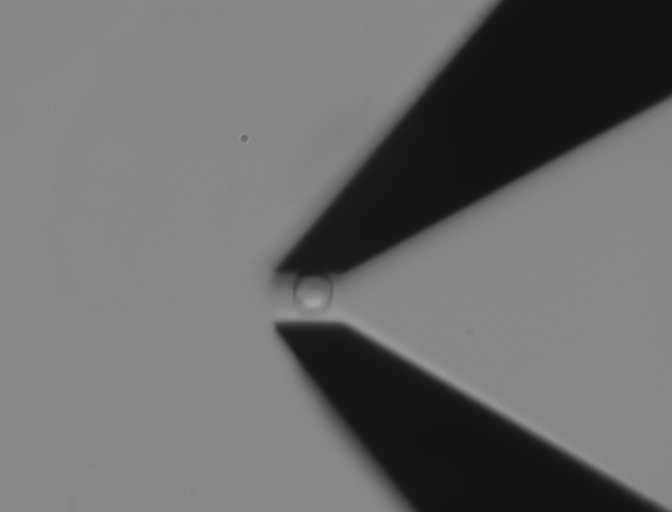
#> input picture data_/Snail/Snail_sample_1/before comp 14.6μm 1.tif, 1344 x 1024 px, found by its file name (shown at 1/2 size); its folder holds only this picture in this run
$ jupyter execute --allow-errors model_train.ipynb
#> lines starting #> are read from the running program, lines starting #| are printed output that depends on the picture
[cell 1]
#import to do IA on image
from keras.preprocessing.image import ImageDataGenerator
import os
import numpy as np
import matplotlib.pyplot as plt
import matplotlib.image as mpimg

import cv2
import random
import pandas as pd

[cell 2]
# create array of images with every image in the data_/Snail/Snail_sample_<number>/image
# sort by those who start by before, after and comp

before =[]
comp=[]
after=[]


for i in range(0,os.listdir("../data_/Snail/").__len__()):
    before.append([])
    comp.append([])
    after.append([])


path= "../data_/Snail/"

#> (the rest of this cell did not finish here and is left out)

[cell 3]
#display first image of each list

#get lenght of each list
print("before: ", len(before))
print("comp: ", len(comp))
print("after: ", len(after))

[cell 4]
# for the image in the list, display the first image
# before
img=mpimg.imread(before[0][0])
#> img is the input picture: shape (1024, 1344, 4); mean R, G, B, A 107.4, 107.4, 107.4, 255
imgplot = plt.imshow(img)
plt.show()

[cell 5]
def fourier_transform_rgb(image):
    f_size = 25
    transformed_channels = []
    for i in range(3):
        rgb_fft = np.fft.fftshift(np.fft.fft2((image[:, :, i])))
        rgb_fft[:225, 235:237] = 1
        rgb_fft[-225:,235:237] = 1
        transformed_channels.append(abs(np.fft.ifft2(rgb_fft)))
#> after the loop, transformed_channels = 3 items

    final_image = np.dstack([transformed_channels[0].astype(int),
                             transformed_channels[1].astype(int),
                             transformed_channels[2].astype(int)])

    fig, ax = plt.subplots(1, 2, figsize=(17,12))
    ax[0].imshow(image)
    ax[0].set_title('Original Image', fontsize = f_size)
    ax[0].set_axis_off()

    ax[1].imshow(final_image)
    ax[1].set_title('Transformed Image', fontsize = f_size)
    ax[1].set_axis_off()

    fig.tight_layout()


fourier_transform_rgb(img)
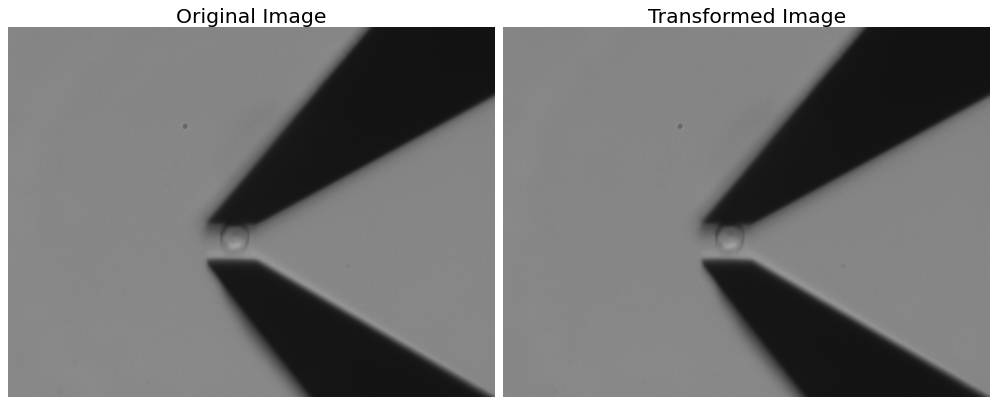
#> figure drawn by matplotlib, 2 panels

[cell 6]
import cv2
import numpy as np
import matplotlib.pyplot as plt

def fourier_transform(image):
    # Convert the image to grayscale
    gray_image = cv2.cvtColor(image, cv2.COLOR_BGR2GRAY)
    #display grey image
    plt.imshow(gray_image, cmap='gray')
    plt.show()

    # Perform Fourier transform
    f = np.fft.fft2(gray_image, axes=(0, 1), norm="ortho")
    f_shift = np.fft.fftshift(f)

    # Calculate the magnitude spectrum
    magnitude_spectrum = 20 * np.log(np.abs(f_shift))

    return magnitude_spectrum

# Load the image
image = cv2.imread(R"C:\Users\maxim\Desktop\before comp 14.6μm 2.png")

# Perform Fourier transform
#> (the rest of this cell did not finish here and is left out)

[cell 7]
# [12 lines left out: function inverse_fourier_transform, not called in this run]


# Perform Fourier transform
#> (the rest of this cell did not finish here and is left out)

[cell 8]
# [12 lines left out: function frequency_to_image, not called in this run]

# Convert frequency domain image to spatial domain
#> (the rest of this cell did not finish here and is left out)

[cell 9]
# R"C:\Users\maxim\Documents\Cours\Projet\Cells_characteristics_Mems_ai\data_\Snail\Snail_sample_1\after com .tif")

def image_to_frequency(image):
    plt.imshow(image)
    plt.show()
    # Convert image to grayscale
    image = cv2.cvtColor(image, cv2.COLOR_RGB2GRAY)
    plt.imshow(image)
    plt.show()
    # Perform Fourier Transform
    f = np.fft.fft2(image)

    # Shift zero frequency component to the center
    f_shifted = np.fft.fftshift(f)


    # Compute magnitude spectrum
    magnitude_spectrum = 20 * np.log(np.abs(f_shifted))
    return magnitude_spectrum

# Load the image
image = cv2.imread(R"C:\Users\maxim\Documents\Cours\Projet\Cells_characteristics_Mems_ai\data_\Snail\Snail_sample_1\after com .tif")

# Convert image to frequency domain
#> (the rest of this cell did not finish here and is left out)

[cell 10]
image = cv2.imread(R"C:\Users\maxim\Documents\Cours\Projet\Cells_characteristics_Mems_ai\data_\Snail\Snail_sample_1\after com .tif")
print(image)
#| None
